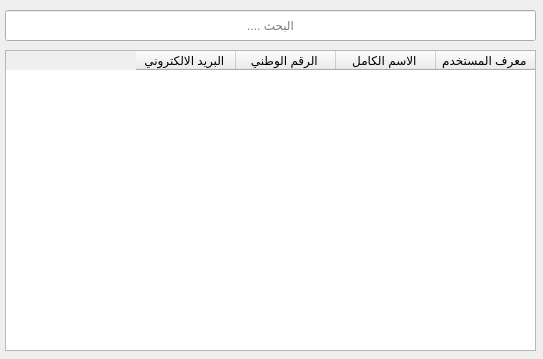
<?xml version="1.0" encoding="UTF-8"?>
<ui version="4.0">
 <class>SelectUser</class>
 <widget class="QWidget" name="SelectUser">
  <property name="windowModality">
   <enum>Qt::WindowModal</enum>
  </property>
  <property name="geometry">
   <rect>
    <x>0</x>
    <y>0</y>
    <width>543</width>
    <height>359</height>
   </rect>
  </property>
  <property name="windowTitle">
   <string>اختيار مستخدم </string>
  </property>
  <property name="layoutDirection">
   <enum>Qt::RightToLeft</enum>
  </property>
  <property name="locale">
   <locale language="Arabic" country="SaudiArabia"/>
  </property>
  <widget class="QLineEdit" name="textUserSearcch">
   <property name="geometry">
    <rect>
     <x>5</x>
     <y>10</y>
     <width>531</width>
     <height>31</height>
    </rect>
   </property>
   <property name="alignment">
    <set>Qt::AlignCenter</set>
   </property>
   <property name="placeholderText">
    <string>البحث ....</string>
   </property>
  </widget>
  <widget class="QTableWidget" name="tableSelectUser">
   <property name="geometry">
    <rect>
     <x>5</x>
     <y>50</y>
     <width>531</width>
     <height>301</height>
    </rect>
   </property>
   <column>
    <property name="text">
     <string>معرف المستخدم </string>
    </property>
   </column>
   <column>
    <property name="text">
     <string>الاسم الكامل </string>
    </property>
   </column>
   <column>
    <property name="text">
     <string>الرقم الوطني </string>
    </property>
   </column>
   <column>
    <property name="text">
     <string>البريد الالكتروني </string>
    </property>
   </column>
  </widget>
 </widget>
 <resources/>
 <connections/>
</ui>
